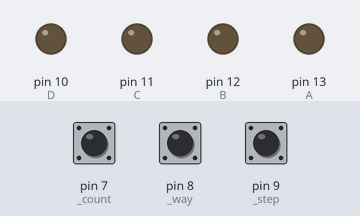
The sketch below on a simulated Arduino Uno, built with avr-gcc and run on an emulated ATmega328P. Shown: output pins drawn as LEDs (lit = HIGH). Inputs (shaded band) come from the test bench; at power-on: pin 7 (_count) HIGH, pin 8 (_way) HIGH, pin 9 (_step) HIGH.

Above: at 1.2 s.
1.3 s: pin 7 (_count) pulled LOW for 0.15 s
At 2.4 s:
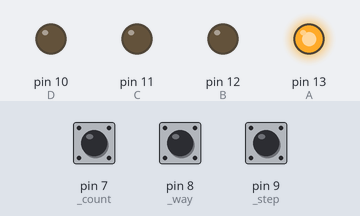
2.9 s: pin 7 (_count) pulled LOW for 1 s
At 3.6 s:
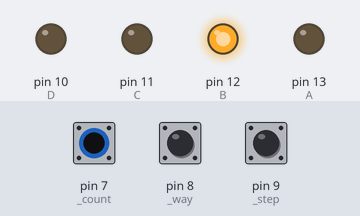
5.4 s: pin 7 (_count) pulled LOW for 0.15 s
At 6.6 s:
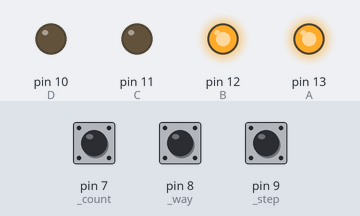
7.0 s: pin 7 (_count) pulled LOW for 3.2 s
At 7.9 s:
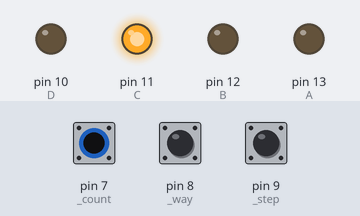
11.7 s: pin 7 (_count) pulled LOW for 0.15 s
At 12.7 s:
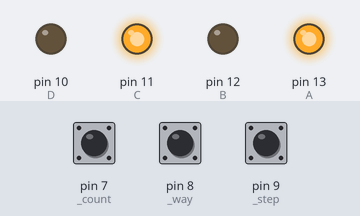
13.3 s: pin 7 (_count) pulled LOW for 1 s
At 13.9 s:
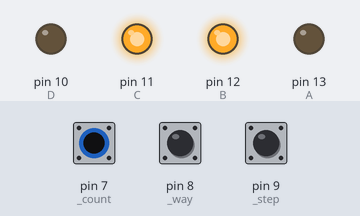
Timing chart, 0 to 16.3 s (numbered marks = the images above; inputs shaded):
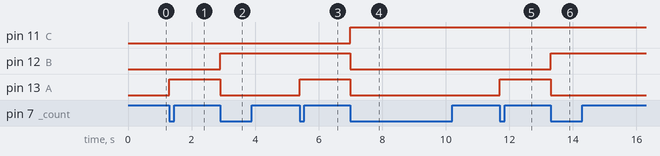

The sketch:

interactive-counter.ino
```cpp
#define A 		13
#define B 		12
#define C 		11
#define D 		10
#define _step 	9
#define _way	8
#define _count 	7

int previouses[3] = {1, 1, 1};
int count = 0;
int way = 1;
int step = 1;

void setup()
{
  Serial.begin(9600);

  pinMode(A, OUTPUT);
  pinMode(B, OUTPUT);
  pinMode(C, OUTPUT);
  pinMode(D, OUTPUT);

  pinMode(_step,  INPUT_PULLUP);
  pinMode(_way,   INPUT_PULLUP);
  pinMode(_count, INPUT_PULLUP);

  digitalWrite(A, LOW);
  digitalWrite(B, LOW);
  digitalWrite(C, LOW);
  digitalWrite(D, LOW);
}

void loop()
{
  ReadFront(_count);
  ReadFront(_way);
  ReadFront(_step);
}


int Count(int number, int mul)
{
  if(way == 1)
  {
  	number += mul;
    if(number > 9)
    {
      number = number - 10;
    }
  }
  else
  {
    number -= mul;
    if(number < 0)
    {
      number = number + 10;
    }
  }
  return number;
}

int Display(int number)
{
  digitalWrite(A, number & 0x01);
  digitalWrite(B, number & 0x02);
  digitalWrite(C, number & 0x04);
  digitalWrite(D, number & 0x08);
}

void ReadFront(int button)
{
  int current = digitalRead(button);
  if(current == LOW && current != previouses[button-7])
  {
    if(button == 7)
    {
      count = Count(count, step);
      Display(count);
    }
    else if(button == 8)
    {
   	  way ^= 1;
    }
    else if(button == 9)
    {
      step = Count(step, 1);
    }
  }

  previouses[button-7] = current;
  delay(1);
}
```

Measured:
- after the input at 1.3 s, pin 13 (A): LOW → HIGH at once
- after the input at 2.9 s, pin 12 (B): LOW → HIGH at once; pin 13 (A): HIGH → LOW at once
- after the input at 5.4 s, pin 13 (A): LOW → HIGH at once
- after the input at 7.0 s, pin 11 (C): LOW → HIGH at once; pin 12 (B), pin 13 (A): HIGH → LOW at once
- after the input at 11.7 s, pin 13 (A): LOW → HIGH at once
- after the input at 13.3 s, pin 12 (B): LOW → HIGH at once; pin 13 (A): HIGH → LOW at once
